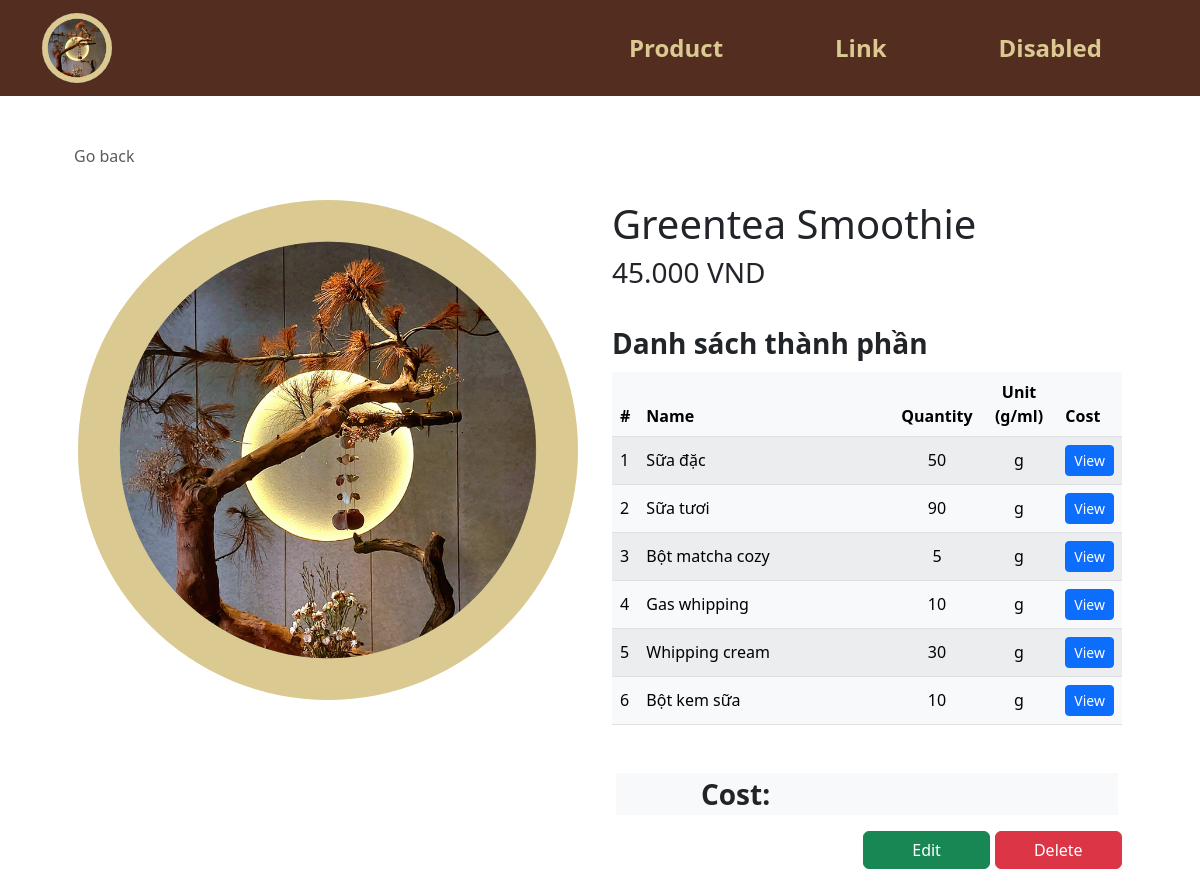
Screenshot of /product_view.php?p_id=128 with the database file from the repository.
### tables this page shows
CREATE TABLE `product` (
  `p_id` int(100) NOT NULL COMMENT 'id sản phẩm',
  `p_name` varchar(255) NOT NULL COMMENT 'tên sản phẩm ',
  `p_price` int(255) NOT NULL COMMENT 'giá sản phẩm'
);

CREATE TABLE `ingredient` (
  `i_id` int(100) NOT NULL,
  `Product_p_id` int(255) NOT NULL,
  `Ingredient_defaut_id_id` int(100) NOT NULL,
  `i_quantity` int(100) NOT NULL,
  `i_unit` enum('g','ml') NOT NULL
);

CREATE TABLE `ingredient_defaut` (
  `id_id` int(100) NOT NULL COMMENT 'Gốc Id',
  `id_name` varchar(255) DEFAULT NULL COMMENT 'Gốc tên',
  `id_import_quantity` int(255) DEFAULT NULL COMMENT 'Gốc số lượng nhập',
  `id_unit` enum('g','ml') DEFAULT NULL COMMENT 'Gốc đơn vị',
  `id_ import_price` int(255) DEFAULT NULL COMMENT 'Gốc giá nhập'
);

### product_view.php (the view, shortened to what this page needs)
<!DOCTYPE html>
<html lang="en">
<head>
    <?php
    include("head.php");
    include("conn_db.php");
    ?>
</head>
<body>
    <?php
    include("header.php");
    $p_id = $_GET["p_id"];
    $query_product = "SELECT p.* FROM product p  WHERE p.p_id = {$p_id}  LIMIT 0,1";
    $result_product = $mysqli->query($query_product);
    $product_row = $result_product->fetch_array();
    ?>
    <div class="container px-5 py-4" id="shop-body">
        <div class="row my-4">
            <a class="nav nav-item text-decoration-none text-muted mb-2" href="#" onclick="history.back();">
                <i class="bi bi-arrow-left-square me-2"></i>Go back
            </a>
        </div>
        <div class="row row-cols-1 row-cols-md-2 mb-5">
            <div class="col mb-3 mb-md-0 logo">
                <img src='img/logo.png' class="img-fluid rounded-25 float-start">
            </div>
            <div class="col text-wrap">
                <h1 class="">
                    <?php echo $product_row["p_name"] ?>
                </h1>
                <h3 class="">
                    <?php echo number_format($product_row["p_price"], 0, ',', '.'); ?> VND
                </h3>
                <br>
                <div class="mt-0">
                    <div class="fs-3 mb-2 fw-bold"> Danh sách thành phần</div>
                    <table class="table rounded-5 table-light table-striped table-hover align-middle caption-top mb-5">
                        <thead class="bg-light">
                            <tr>
                                <th scope="col-1">#</th>
                                <th scope="col-4">Name</th>
                                <th scope="col-4">Quantity</th>
                                <th class="text-center" scope="col">Unit (g/ml)</th>
                                <th scope="col">Cost</th>
                            </tr>
                        </thead>
                        <tbody>
                            <?php
                            $query_ingredient = "SELECT i.*, id.* FROM ingredient i, ingredient_defaut id  WHERE Product_p_id = {$p_id} AND id.id_id = Ingredient_defaut_id_id";
                            $result_ingredient = $mysqli->query($query_ingredient);
                            ?>
                            <?php $i = 1;
                            while ($ingredient_row = $result_ingredient->fetch_array()) { ?>
                                <tr>
                                    <td>
                                        <?php echo $i++; ?>
                                    </td>
                                    <td class="w-50">
                                        <?php echo $ingredient_row["id_name"]; ?>
                                    </td>
                                    <td class="text-center">
                                        <?php echo $ingredient_row["i_quantity"]; ?>
                                    </td>
                                    <td class="text-center">
                                        <?php echo $ingredient_row["i_unit"]; ?>
                                    </td>
                                    <td>
                                        <a href="test.php?<?= "p_id=" . $p_id . "&i_id" . $ingredient_row["i_id"] ?>;"
                                            class="btn btn-sm btn-primary">View</a>
                                    </td>
                                </tr>
                            <?php } ?>
                        </tbody>
                    </table>
                    <div class="row bg-light mb-3 mx-1">
                        <div class="col fs-3 text-center ps-0 fw-bold">Cost:</div>
                        <div class="col fs-3 text-center pe-0 fw-bold"></div>
                    </div>
                </div>
                <div class="form-amount text-end">
                    <a href="product_edit.php?p_id=<?= $p_id ?>" class="btn btn-success w-25" type="submit"
                        title="add to cart" name="addtocart">Edit</a>
                    <a href="product_delete.php?p_id=<?= $p_id ?>" class="btn btn-danger w-25" type="submit"
                        title="add to cart" name="addtocart">Delete</a>
                </div>
            </div>
        </div>
    </div>
</body>
</html>

### rows the page displays
product: p_name "Greentea Smoothie", p_price "45.000"
ingredient: Ingredient_defaut_id.id_name "Sữa đặc", i_quantity "50", i_unit "g"
ingredient: Ingredient_defaut_id.id_name "Sữa tươi", i_quantity "90", i_unit "g"
ingredient: Ingredient_defaut_id.id_name "Bột matcha cozy", i_quantity "5", i_unit "g"
ingredient: Ingredient_defaut_id.id_name "Gas whipping", i_quantity "10", i_unit "g"
ingredient: Ingredient_defaut_id.id_name "Whipping cream", i_quantity "30", i_unit "g"
ingredient: Ingredient_defaut_id.id_name "Bột kem sữa", i_quantity "10", i_unit "g"
